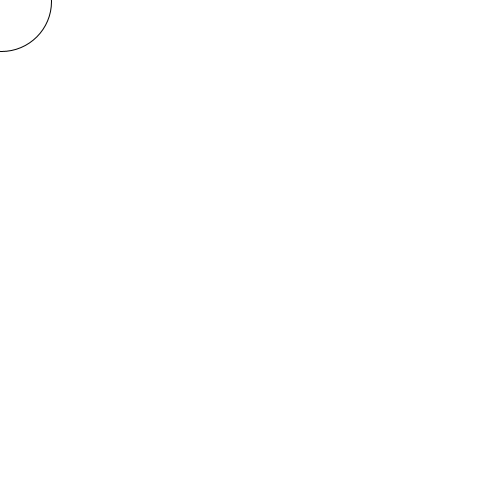
Frame 1 (no input)
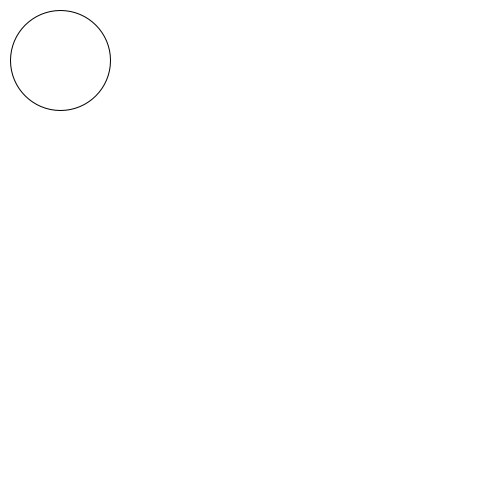
Frame 60 (the mouse pressed at the canvas centre just before this capture)
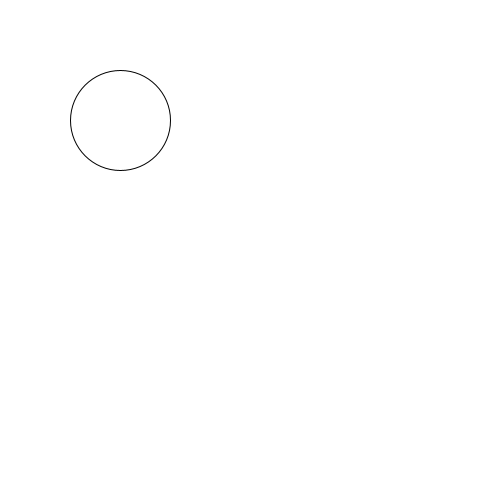
Frame 120 (the mouse held since frame 60 and released just before this capture)

The Processing sketch that drew these frames (run headless with seeded random() and noise(); from frame 60 on, the mouse is pressed at the canvas centre):

// Processing sketch: sketch_180904a
// ── sketch_180904a.pde
//This is calling the "size" function and passing it 
//x and y values for width and height
//size (500, 500);


//triangle (top left (0, 0) top right (500, 0) bottom left (0, 500)
//triangle (x1, y1, x2, y2, x3, y3);
//triangle (0, 0, 500, 0, 0, 500);

//triangle (0, 0, 500, 0, 250, 500);

//hard coded triangle drawing (width and height)
//if you use these keywords, and if you change your canvas, you will have the same drawing
//keywords = width and height
//triangle (0, 0, width, 0, width/2, height);

//ellipse (x, y, diameter (width), diameter (height))
//ellipse (width/2, height/2, 100, 100);
//ellipseMode (CORNER);
//ellipse (width/2, height/2, 100, 100);

//by default ellipseMode is set to CENTER

//Ctrl + / to put things into comments

//order of x, y pairs does not matter
//as long as x and y are in the correct order
//triangle (0, 0, width, 0, width/2, height);
//triangle (width, 0, 0, 0, width/2, height);

//by default rectMode is set to CORNER
//rect (width/2, height/2, 100, 100);
//rectMode (CENTER);
//rect (width/2, height/2, 100, 100);



//arc (a, b, c, d, start, stop);
//arc (a, b, c, d, start, stop, mode);
//arc (x, y, width, height, radian start, radian stop);
//the arc function stars and stops in a clockwise direction
//note: our diagram on GitHut is counter - clockwise



//Parameters are the things inside the parentheses
//Separated by commas, on the function call
//Function calls expect a certain number of parameters
//Sometimes there are "optional" parameters
//This is called function overloading



////image of 1/2 PI right bottom
//arc(250, 255, 250, 250, 0, HALF_PI); 

////image of 1/2 PI left bottom
//arc(250, 266, 260, 260, HALF_PI, PI);

////OPEN = shape isn't completely outlined
//arc(250, 255, 280, 280, 0, PI+QUARTER_PI, OPEN);

////CHORD = shaped outlined (connection of endpoints)
//arc(250, 255, 280, 280, 0, PI, CHORD);

////PIE = endpoints aren't connected with just one line (pie shaped)
//arc(250, 255, 280, 280, 0, PI+QUARTER_PI, PIE);

////-HALF_PI seems to be in the 1st Quadrant, then goes to PI
//arc(250, 250, 250, 250, -HALF_PI, PI);

////starts from PI and goes to QUARTER_PI (in the 4th Quadrant)
//arc(250, 250, 250, 250, QUARTER_PI, PI);

//arc (width/2, height/2, 100, 100, -PI, 0);
//arc (width/2, height/2, 100, 100, PI, TWO_PI);

//This will not work because the stop radian is smaller than the start radian
//arc (width/2, height/2, 100, 100, 0, -PI);

//arc (width/2, height/2, 100, 100, HALF_PI, PI);
//arc (width/2, height/2, 100, 100, -HALF_PI, HALF_PI);
//arc (width/2, height/2, 100, 100, HALF_PI, TWO_PI);




//mouseX and mouseY are 2 important keywords in processing
//These keywords grab the coordinates of wherever your mouse is 

////This will grab the mouse only once
//ellipse (mouseX, mouseY, 100, 100);




//Funtion DO STUFF in your code -> mini instruction sets
//The function DEFINITION is the set of instructions
//The function CALL is telling the program to DO IT
//The function CALL is like a command


//void means it won't return anything 
//function call looks like this -> functionName();
//function definition looks like this -> 
//returnTYPE functionName() 
//{
//   Code goes here
//}

//some functions we can call in processing without defining 
//they are already defined and available in the language
//ex. size (x, y)  size (width, height)
//ex. ellipse (x, y, width, height)

//other functions are called a certain way by default
//and instead we have to define them
//ex. void setup(){}
//ex. void draw (){}


//EOF fount 'x' ERROR was found when x=0 and y=0 was in a different row
int x = 0; //This is defining some integer variable x
           //Basically it is telling the computer to save some space/memory for the integer x
           //initializing x variable that was defined above
  
int y = 0; //This is defining some integer variable y
           //initializing y variable that was defined above

//This is always called ONE TIME at the beginning of the program run
void setup()
{
  //This is a good place to put things you want to stay the same
  size (500, 500);
  
  //This is called - 8 bit color
  //One value will give a range from 0 - 255
  //0 being completely dark, 255 being completely light
  //255 = white
  //background (255);
}

//This is called CONTINUOUSELY as the program runs
void draw ()
{
  //When you define a variable, you MUST declare dataType
  //If you put int x and y into the setup function, then the draw won't be able to reach
  //There isn't anything that is shared when put in a function
  //But if you put it outside of the functions then they can be globally accessed
  
  //  int x; //This is defining some integer variable x
  //         //Basically it is telling the computer to save some space/memory for the integer x
  //  x = 0; //initializing x variable that was defined above
  
  //  int y; //This is defining some integer variable y
  //  y = 0; //initializing y variable that was defined above
  
  //Put background color if you don't want to see the tracing of the circle\
  //Basically it covers up the previous circles
  background (255);
  
  //ellipse (mouseX, mouseY, 100, 100);
  
  //This is being drawn over and over again, even though it is not seen as it is
  //ellipse (0, 0, 100, 100);
  
  //Since we put variables we can use them instead of #'s
  //ellipse (x, y, 100, 100);
  
  //Because of this the ellipse would move
  //But remember that since you originally set int x and y to = 0
  //AND since they are in the void draw, they are reset every time
  x++; //add one to x
  y++; //add one to y
  
  ellipse (x, y, 100, 100);
}
